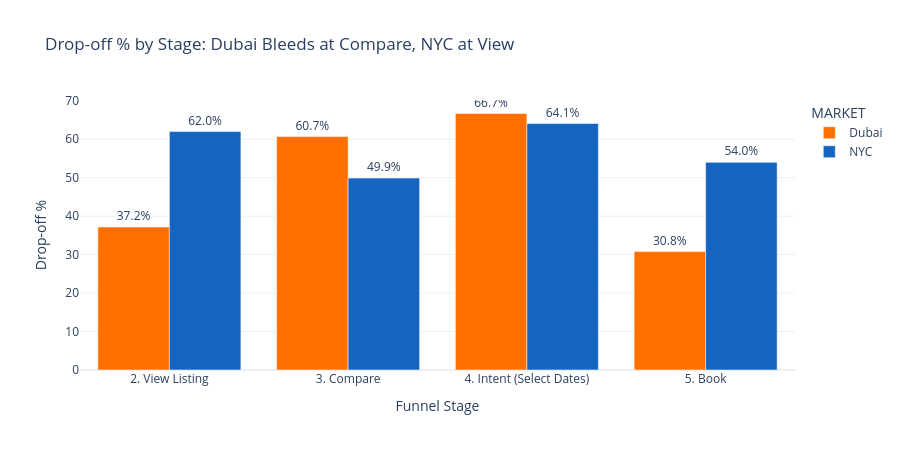

Source (notebook cell):
### Code cell
# ── Drop-off Bar Chart ─────────────────────────────────────────
fig = px.bar(
    combined_funnel[combined_funnel["DROP_OFF_PCT"] > 0],
    x="STAGE", y="DROP_OFF_PCT", color="MARKET", barmode="group",
    color_discrete_map={"Dubai": "#FF6F00", "NYC": "#1565C0"},
    text="DROP_OFF_PCT",
    title="Drop-off % by Stage: Dubai Bleeds at Compare, NYC at View",
    labels={"DROP_OFF_PCT": "Drop-off %", "STAGE": "Funnel Stage"},
)
fig.update_traces(texttemplate="%{text:.1f}%", textposition="outside")
fig.update_layout(template="plotly_white", height=450)
fig.show()

### Figure 1 — Plotly figure (JSON) as saved in the notebook; plotly's stock layout.template omitted (floating-point values rounded to 4 significant figures)
{"data": [{"alignmentgroup": "True", "hovertemplate": "MARKET=Dubai<br>Funnel Stage=%{x}<br>Drop-off %=%{text}<extra></extra>", "legendgroup": "Dubai", "marker": {"color": "#FF6F00", "pattern": {"shape": ""}}, "name": "Dubai", "offsetgroup": "Dubai", "orientation": "v", "showlegend": true, "text": [37.2, 60.7, 66.7, 30.8], "textposition": "outside", "texttemplate": "%{text:.1f}%", "type": "bar", "x": ["2. View Listing", "3. Compare", "4. Intent (Select Dates)", "5. Book"], "xaxis": "x", "y": [37.2, 60.7, 66.7, 30.8], "yaxis": "y"}, {"alignmentgroup": "True", "hovertemplate": "MARKET=NYC<br>Funnel Stage=%{x}<br>Drop-off %=%{text}<extra></extra>", "legendgroup": "NYC", "marker": {"color": "#1565C0", "pattern": {"shape": ""}}, "name": "NYC", "offsetgroup": "NYC", "orientation": "v", "showlegend": true, "text": [62.0, 49.9, 64.1, 54.0], "textposition": "outside", "texttemplate": "%{text:.1f}%", "type": "bar", "x": ["2. View Listing", "3. Compare", "4. Intent (Select Dates)", "5. Book"], "xaxis": "x", "y": [62.0, 49.9, 64.1, 54.0], "yaxis": "y"}], "layout": {"barmode": "group", "height": 450, "legend": {"title": {"text": "MARKET"}, "tracegroupgap": 0}, "title": {"text": "Drop-off % by Stage: Dubai Bleeds at Compare, NYC at View"}, "xaxis": {"anchor": "y", "domain": [0, 1], "title": {"text": "Funnel Stage"}}, "yaxis": {"anchor": "x", "domain": [0, 1], "title": {"text": "Drop-off %"}}}}
